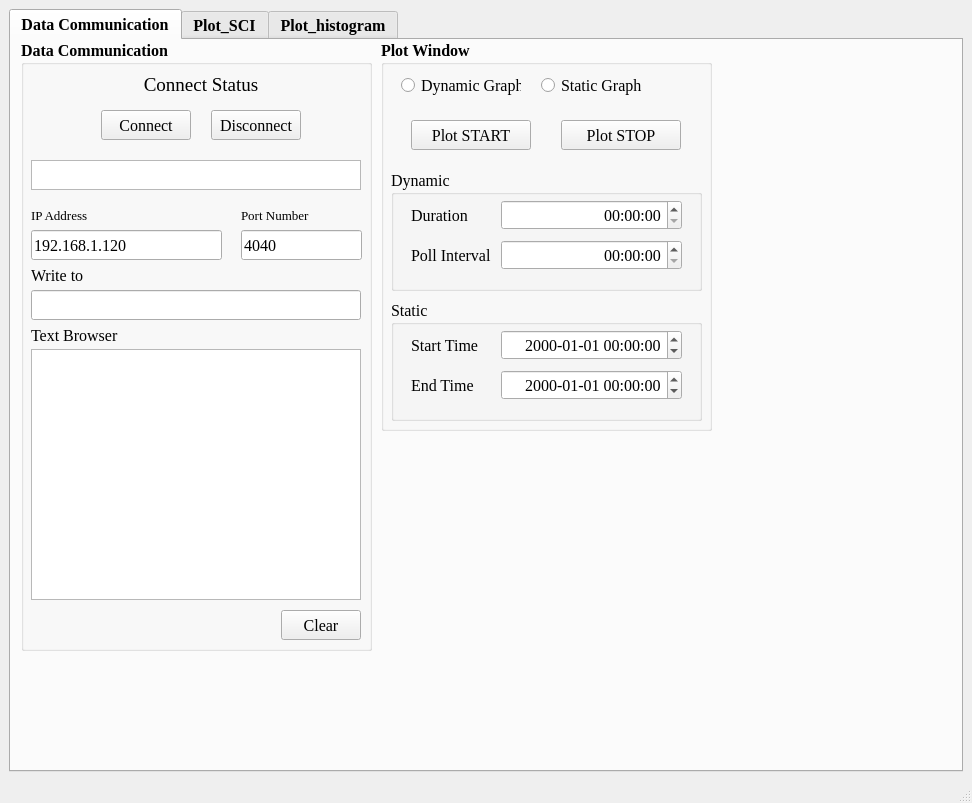
<?xml version="1.0" encoding="UTF-8"?>
<ui version="4.0">
 <class>MainWindow</class>
 <widget class="QMainWindow" name="MainWindow">
  <property name="geometry">
   <rect>
    <x>0</x>
    <y>0</y>
    <width>972</width>
    <height>803</height>
   </rect>
  </property>
  <property name="windowTitle">
   <string>MainWindow</string>
  </property>
  <widget class="QWidget" name="centralwidget">
   <layout class="QGridLayout" name="gridLayout">
    <item row="0" column="1">
     <widget class="QTabWidget" name="tabWidget">
      <property name="sizePolicy">
       <sizepolicy hsizetype="Expanding" vsizetype="Expanding">
        <horstretch>1</horstretch>
        <verstretch>1</verstretch>
       </sizepolicy>
      </property>
      <property name="font">
       <font>
        <family>Times New Roman</family>
        <pointsize>12</pointsize>
        <weight>75</weight>
        <bold>true</bold>
       </font>
      </property>
      <property name="currentIndex">
       <number>0</number>
      </property>
      <widget class="QWidget" name="tab">
       <attribute name="title">
        <string>Data Communication</string>
       </attribute>
       <widget class="QGroupBox" name="groupBox_Communication">
        <property name="geometry">
         <rect>
          <x>10</x>
          <y>0</y>
          <width>351</width>
          <height>611</height>
         </rect>
        </property>
        <property name="sizePolicy">
         <sizepolicy hsizetype="Fixed" vsizetype="Fixed">
          <horstretch>0</horstretch>
          <verstretch>0</verstretch>
         </sizepolicy>
        </property>
        <property name="font">
         <font>
          <family>Times New Roman</family>
          <pointsize>12</pointsize>
          <weight>75</weight>
          <bold>true</bold>
         </font>
        </property>
        <property name="title">
         <string>Data Communication</string>
        </property>
        <property name="flat">
         <bool>false</bool>
        </property>
        <widget class="QPushButton" name="btn_connect">
         <property name="geometry">
          <rect>
           <x>80</x>
           <y>70</y>
           <width>90</width>
           <height>30</height>
          </rect>
         </property>
         <property name="sizePolicy">
          <sizepolicy hsizetype="Fixed" vsizetype="Fixed">
           <horstretch>0</horstretch>
           <verstretch>0</verstretch>
          </sizepolicy>
         </property>
         <property name="font">
          <font>
           <family>Times New Roman</family>
           <pointsize>12</pointsize>
           <weight>50</weight>
           <bold>false</bold>
          </font>
         </property>
         <property name="toolTip">
          <string>&lt;html&gt;&lt;head/&gt;&lt;body&gt;&lt;p&gt;&lt;br/&gt;&lt;/p&gt;&lt;/body&gt;&lt;/html&gt;</string>
         </property>
         <property name="text">
          <string>Connect</string>
         </property>
         <property name="checkable">
          <bool>false</bool>
         </property>
         <property name="checked">
          <bool>false</bool>
         </property>
        </widget>
        <widget class="QLabel" name="label_IP">
         <property name="geometry">
          <rect>
           <x>10</x>
           <y>160</y>
           <width>110</width>
           <height>30</height>
          </rect>
         </property>
         <property name="sizePolicy">
          <sizepolicy hsizetype="Fixed" vsizetype="Fixed">
           <horstretch>0</horstretch>
           <verstretch>0</verstretch>
          </sizepolicy>
         </property>
         <property name="font">
          <font>
           <family>Times New Roman</family>
           <pointsize>10</pointsize>
           <weight>50</weight>
           <bold>false</bold>
          </font>
         </property>
         <property name="text">
          <string>IP Address</string>
         </property>
        </widget>
        <widget class="QLabel" name="label_Port">
         <property name="geometry">
          <rect>
           <x>220</x>
           <y>160</y>
           <width>80</width>
           <height>30</height>
          </rect>
         </property>
         <property name="sizePolicy">
          <sizepolicy hsizetype="Fixed" vsizetype="Fixed">
           <horstretch>0</horstretch>
           <verstretch>0</verstretch>
          </sizepolicy>
         </property>
         <property name="font">
          <font>
           <family>Times New Roman</family>
           <pointsize>10</pointsize>
           <weight>50</weight>
           <bold>false</bold>
          </font>
         </property>
         <property name="text">
          <string>Port Number</string>
         </property>
        </widget>
        <widget class="QLineEdit" name="lineEdit_IP">
         <property name="geometry">
          <rect>
           <x>10</x>
           <y>190</y>
           <width>191</width>
           <height>30</height>
          </rect>
         </property>
         <property name="sizePolicy">
          <sizepolicy hsizetype="Fixed" vsizetype="Fixed">
           <horstretch>0</horstretch>
           <verstretch>0</verstretch>
          </sizepolicy>
         </property>
         <property name="font">
          <font>
           <family>Times New Roman</family>
           <pointsize>12</pointsize>
           <weight>50</weight>
           <bold>false</bold>
          </font>
         </property>
         <property name="text">
          <string>192.168.1.120</string>
         </property>
        </widget>
        <widget class="QLineEdit" name="lineEdit_Port">
         <property name="geometry">
          <rect>
           <x>220</x>
           <y>190</y>
           <width>121</width>
           <height>30</height>
          </rect>
         </property>
         <property name="sizePolicy">
          <sizepolicy hsizetype="Fixed" vsizetype="Fixed">
           <horstretch>0</horstretch>
           <verstretch>0</verstretch>
          </sizepolicy>
         </property>
         <property name="font">
          <font>
           <family>Times New Roman</family>
           <pointsize>12</pointsize>
           <weight>50</weight>
           <bold>false</bold>
          </font>
         </property>
         <property name="text">
          <string>4040</string>
         </property>
        </widget>
        <widget class="QTextBrowser" name="textBrowser_connect">
         <property name="geometry">
          <rect>
           <x>10</x>
           <y>309</y>
           <width>330</width>
           <height>251</height>
          </rect>
         </property>
         <property name="font">
          <font>
           <family>Times New Roman</family>
           <pointsize>12</pointsize>
           <weight>50</weight>
           <bold>false</bold>
          </font>
         </property>
         <property name="html">
          <string>&lt;!DOCTYPE HTML PUBLIC &quot;-//W3C//DTD HTML 4.0//EN&quot; &quot;http://www.w3.org/TR/REC-html40/strict.dtd&quot;&gt;
&lt;html&gt;&lt;head&gt;&lt;meta name=&quot;qrichtext&quot; content=&quot;1&quot; /&gt;&lt;style type=&quot;text/css&quot;&gt;
p, li { white-space: pre-wrap; }
&lt;/style&gt;&lt;/head&gt;&lt;body style=&quot; font-family:'Times New Roman','Times New Roman','Times New Roman'; font-size:12pt; font-weight:400; font-style:normal;&quot;&gt;
&lt;p style=&quot;-qt-paragraph-type:empty; margin-top:0px; margin-bottom:0px; margin-left:0px; margin-right:0px; -qt-block-indent:0; text-indent:0px; font-family:'Times New Roman,Times New Roman'; font-size:10pt;&quot;&gt;&lt;br /&gt;&lt;/p&gt;&lt;/body&gt;&lt;/html&gt;</string>
         </property>
        </widget>
        <widget class="QPushButton" name="btn_textbrower_clear">
         <property name="geometry">
          <rect>
           <x>260</x>
           <y>570</y>
           <width>80</width>
           <height>30</height>
          </rect>
         </property>
         <property name="font">
          <font>
           <family>Times New Roman</family>
           <pointsize>12</pointsize>
           <weight>50</weight>
           <bold>false</bold>
          </font>
         </property>
         <property name="text">
          <string>Clear</string>
         </property>
        </widget>
        <widget class="QLineEdit" name="lineEdit_filename">
         <property name="geometry">
          <rect>
           <x>10</x>
           <y>250</y>
           <width>330</width>
           <height>30</height>
          </rect>
         </property>
         <property name="sizePolicy">
          <sizepolicy hsizetype="Fixed" vsizetype="Fixed">
           <horstretch>0</horstretch>
           <verstretch>0</verstretch>
          </sizepolicy>
         </property>
         <property name="font">
          <font>
           <family>Times New Roman</family>
           <pointsize>12</pointsize>
           <weight>50</weight>
           <bold>false</bold>
          </font>
         </property>
         <property name="text">
          <string/>
         </property>
        </widget>
        <widget class="QLabel" name="label_filename">
         <property name="geometry">
          <rect>
           <x>10</x>
           <y>220</y>
           <width>110</width>
           <height>30</height>
          </rect>
         </property>
         <property name="sizePolicy">
          <sizepolicy hsizetype="Fixed" vsizetype="Fixed">
           <horstretch>0</horstretch>
           <verstretch>0</verstretch>
          </sizepolicy>
         </property>
         <property name="font">
          <font>
           <family>Times New Roman</family>
           <pointsize>12</pointsize>
           <weight>50</weight>
           <bold>false</bold>
          </font>
         </property>
         <property name="text">
          <string>Write to</string>
         </property>
        </widget>
        <widget class="QLabel" name="label_textbrowser">
         <property name="geometry">
          <rect>
           <x>10</x>
           <y>280</y>
           <width>110</width>
           <height>30</height>
          </rect>
         </property>
         <property name="sizePolicy">
          <sizepolicy hsizetype="Fixed" vsizetype="Fixed">
           <horstretch>0</horstretch>
           <verstretch>0</verstretch>
          </sizepolicy>
         </property>
         <property name="font">
          <font>
           <family>Times New Roman</family>
           <pointsize>12</pointsize>
           <weight>50</weight>
           <bold>false</bold>
          </font>
         </property>
         <property name="text">
          <string>Text Browser</string>
         </property>
        </widget>
        <widget class="QPushButton" name="btn_disconnect">
         <property name="geometry">
          <rect>
           <x>190</x>
           <y>70</y>
           <width>90</width>
           <height>30</height>
          </rect>
         </property>
         <property name="sizePolicy">
          <sizepolicy hsizetype="Fixed" vsizetype="Fixed">
           <horstretch>0</horstretch>
           <verstretch>0</verstretch>
          </sizepolicy>
         </property>
         <property name="font">
          <font>
           <family>Times New Roman</family>
           <pointsize>12</pointsize>
           <weight>50</weight>
           <bold>false</bold>
          </font>
         </property>
         <property name="toolTip">
          <string>&lt;html&gt;&lt;head/&gt;&lt;body&gt;&lt;p&gt;&lt;br/&gt;&lt;/p&gt;&lt;/body&gt;&lt;/html&gt;</string>
         </property>
         <property name="text">
          <string>Disconnect</string>
         </property>
         <property name="checkable">
          <bool>false</bool>
         </property>
         <property name="checked">
          <bool>false</bool>
         </property>
        </widget>
        <widget class="QLabel" name="label_connect_status">
         <property name="geometry">
          <rect>
           <x>90</x>
           <y>30</y>
           <width>180</width>
           <height>30</height>
          </rect>
         </property>
         <property name="font">
          <font>
           <family>Times New Roman</family>
           <pointsize>14</pointsize>
           <weight>50</weight>
           <bold>false</bold>
          </font>
         </property>
         <property name="text">
          <string>Connect Status</string>
         </property>
         <property name="alignment">
          <set>Qt::AlignCenter</set>
         </property>
        </widget>
        <widget class="QTextBrowser" name="textBrowser_status">
         <property name="geometry">
          <rect>
           <x>10</x>
           <y>120</y>
           <width>330</width>
           <height>30</height>
          </rect>
         </property>
        </widget>
       </widget>
       <widget class="QGroupBox" name="groupBox_plot">
        <property name="geometry">
         <rect>
          <x>370</x>
          <y>0</y>
          <width>331</width>
          <height>391</height>
         </rect>
        </property>
        <property name="title">
         <string>Plot Window</string>
        </property>
        <widget class="QRadioButton" name="rbtn_plot_dynamic">
         <property name="geometry">
          <rect>
           <x>20</x>
           <y>30</y>
           <width>120</width>
           <height>30</height>
          </rect>
         </property>
         <property name="font">
          <font>
           <family>Times New Roman</family>
           <pointsize>12</pointsize>
           <weight>50</weight>
           <bold>false</bold>
          </font>
         </property>
         <property name="text">
          <string>Dynamic Graph</string>
         </property>
        </widget>
        <widget class="QRadioButton" name="rbtn_plot_static">
         <property name="geometry">
          <rect>
           <x>160</x>
           <y>30</y>
           <width>120</width>
           <height>30</height>
          </rect>
         </property>
         <property name="font">
          <font>
           <family>Times New Roman</family>
           <pointsize>12</pointsize>
           <weight>50</weight>
           <bold>false</bold>
          </font>
         </property>
         <property name="text">
          <string>Static Graph</string>
         </property>
        </widget>
        <widget class="QGroupBox" name="groupBox_dynamic">
         <property name="geometry">
          <rect>
           <x>10</x>
           <y>130</y>
           <width>311</width>
           <height>121</height>
          </rect>
         </property>
         <property name="font">
          <font>
           <family>Times New Roman</family>
           <pointsize>12</pointsize>
           <weight>50</weight>
           <bold>false</bold>
          </font>
         </property>
         <property name="title">
          <string>Dynamic</string>
         </property>
         <widget class="QLabel" name="label">
          <property name="geometry">
           <rect>
            <x>20</x>
            <y>30</y>
            <width>80</width>
            <height>30</height>
           </rect>
          </property>
          <property name="text">
           <string>Duration</string>
          </property>
         </widget>
         <widget class="QTimeEdit" name="timeEdit_duration">
          <property name="geometry">
           <rect>
            <x>110</x>
            <y>30</y>
            <width>181</width>
            <height>30</height>
           </rect>
          </property>
          <property name="alignment">
           <set>Qt::AlignRight|Qt::AlignTrailing|Qt::AlignVCenter</set>
          </property>
          <property name="displayFormat">
           <string>hh:mm:ss</string>
          </property>
         </widget>
         <widget class="QLabel" name="label_4">
          <property name="geometry">
           <rect>
            <x>20</x>
            <y>70</y>
            <width>80</width>
            <height>30</height>
           </rect>
          </property>
          <property name="text">
           <string>Poll Interval</string>
          </property>
         </widget>
         <widget class="QTimeEdit" name="timeEdit_interval">
          <property name="geometry">
           <rect>
            <x>110</x>
            <y>70</y>
            <width>181</width>
            <height>30</height>
           </rect>
          </property>
          <property name="alignment">
           <set>Qt::AlignRight|Qt::AlignTrailing|Qt::AlignVCenter</set>
          </property>
          <property name="displayFormat">
           <string>hh:mm:ss</string>
          </property>
         </widget>
        </widget>
        <widget class="QGroupBox" name="groupBox_static">
         <property name="geometry">
          <rect>
           <x>10</x>
           <y>260</y>
           <width>311</width>
           <height>121</height>
          </rect>
         </property>
         <property name="font">
          <font>
           <family>Times New Roman</family>
           <pointsize>12</pointsize>
           <weight>50</weight>
           <bold>false</bold>
          </font>
         </property>
         <property name="title">
          <string>Static</string>
         </property>
         <widget class="QLabel" name="label_2">
          <property name="geometry">
           <rect>
            <x>20</x>
            <y>30</y>
            <width>80</width>
            <height>30</height>
           </rect>
          </property>
          <property name="text">
           <string>Start Time</string>
          </property>
         </widget>
         <widget class="QLabel" name="label_3">
          <property name="geometry">
           <rect>
            <x>20</x>
            <y>70</y>
            <width>80</width>
            <height>30</height>
           </rect>
          </property>
          <property name="text">
           <string>End Time</string>
          </property>
         </widget>
         <widget class="QDateTimeEdit" name="dateTimeEdit_start">
          <property name="geometry">
           <rect>
            <x>110</x>
            <y>30</y>
            <width>181</width>
            <height>30</height>
           </rect>
          </property>
          <property name="alignment">
           <set>Qt::AlignRight|Qt::AlignTrailing|Qt::AlignVCenter</set>
          </property>
          <property name="displayFormat">
           <string>yyyy-MM-dd hh:mm:ss</string>
          </property>
         </widget>
         <widget class="QDateTimeEdit" name="dateTimeEdit_end">
          <property name="geometry">
           <rect>
            <x>110</x>
            <y>70</y>
            <width>181</width>
            <height>30</height>
           </rect>
          </property>
          <property name="alignment">
           <set>Qt::AlignRight|Qt::AlignTrailing|Qt::AlignVCenter</set>
          </property>
          <property name="displayFormat">
           <string>yyyy-MM-dd hh:mm:ss</string>
          </property>
         </widget>
        </widget>
        <widget class="QPushButton" name="btn_plot_start">
         <property name="geometry">
          <rect>
           <x>30</x>
           <y>80</y>
           <width>120</width>
           <height>30</height>
          </rect>
         </property>
         <property name="font">
          <font>
           <family>Times New Roman</family>
           <pointsize>12</pointsize>
           <weight>50</weight>
           <bold>false</bold>
          </font>
         </property>
         <property name="text">
          <string>Plot START</string>
         </property>
        </widget>
        <widget class="QPushButton" name="btn_plot_stop">
         <property name="geometry">
          <rect>
           <x>180</x>
           <y>80</y>
           <width>120</width>
           <height>30</height>
          </rect>
         </property>
         <property name="font">
          <font>
           <family>Times New Roman</family>
           <pointsize>12</pointsize>
           <weight>50</weight>
           <bold>false</bold>
          </font>
         </property>
         <property name="text">
          <string>Plot STOP</string>
         </property>
        </widget>
       </widget>
       <widget class="QLabel" name="label_logo">
        <property name="geometry">
         <rect>
          <x>370</x>
          <y>390</y>
          <width>331</width>
          <height>221</height>
         </rect>
        </property>
        <property name="sizePolicy">
         <sizepolicy hsizetype="Fixed" vsizetype="Fixed">
          <horstretch>0</horstretch>
          <verstretch>0</verstretch>
         </sizepolicy>
        </property>
        <property name="text">
         <string/>
        </property>
        <property name="alignment">
         <set>Qt::AlignCenter</set>
        </property>
       </widget>
      </widget>
      <widget class="QWidget" name="tab_2">
       <attribute name="title">
        <string>Plot_SCI</string>
       </attribute>
       <layout class="QGridLayout" name="gridLayout_2">
        <item row="0" column="0">
         <layout class="QVBoxLayout" name="verticalLayout"/>
        </item>
       </layout>
      </widget>
      <widget class="QWidget" name="tab_3">
       <attribute name="title">
        <string>Plot_histogram</string>
       </attribute>
       <widget class="QGraphicsView" name="plot_sci_2">
        <property name="geometry">
         <rect>
          <x>0</x>
          <y>33</y>
          <width>1057</width>
          <height>715</height>
         </rect>
        </property>
        <property name="sizePolicy">
         <sizepolicy hsizetype="Expanding" vsizetype="Expanding">
          <horstretch>0</horstretch>
          <verstretch>0</verstretch>
         </sizepolicy>
        </property>
       </widget>
       <widget class="QPushButton" name="btn_plot_save_2">
        <property name="geometry">
         <rect>
          <x>0</x>
          <y>0</y>
          <width>75</width>
          <height>27</height>
         </rect>
        </property>
        <property name="sizePolicy">
         <sizepolicy hsizetype="Fixed" vsizetype="Fixed">
          <horstretch>0</horstretch>
          <verstretch>0</verstretch>
         </sizepolicy>
        </property>
        <property name="text">
         <string>Save</string>
        </property>
       </widget>
      </widget>
     </widget>
    </item>
   </layout>
  </widget>
  <widget class="QMenuBar" name="menubar">
   <property name="geometry">
    <rect>
     <x>0</x>
     <y>0</y>
     <width>972</width>
     <height>21</height>
    </rect>
   </property>
  </widget>
  <widget class="QStatusBar" name="statusbar"/>
 </widget>
 <resources/>
 <connections/>
</ui>
